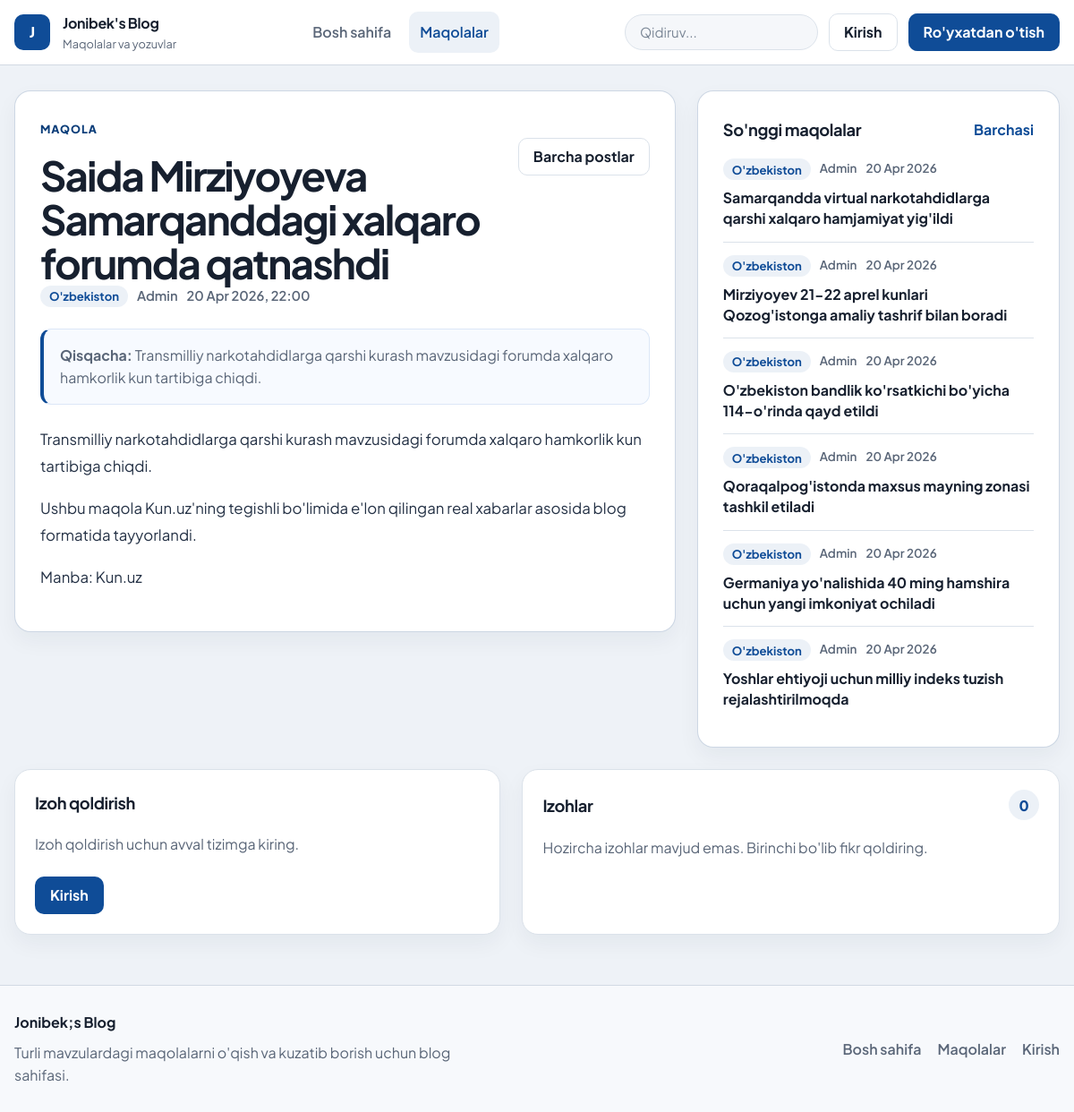
/articles/15/detail/, run on the app's committed database.
### articles/models.py (models this page shows, shortened)
class Article(models.Model):
    CATEGORY_CHOICES = (
        ("uzbekiston", "O'zbekiston"),
        ("jahon", "Jahon"),
        ("iqtisodiyot", "Iqtisodiyot"),
        ("sport", "Sport"),
        ("texnologiya", "Texnologiya"),
    )
    title = models.CharField(max_length=150)
    category = models.CharField(max_length=30, choices=CATEGORY_CHOICES, default="uzbekiston")
    summary = models.CharField(max_length=150, blank=True)
    body = CKEditor5Field()
    photo = models.ImageField(upload_to='images/', blank=True)
    date = models.DateTimeField(auto_now_add=True)
    author = models.ForeignKey(get_user_model(), on_delete=models.CASCADE)

### accounts/models.py (models this page shows)
class CustomUser(AbstractUser):
    age = models.CharField(blank=True, null=True)

### articles/views.py (the view, shortened to what this page needs)
# urls.py: path("<int:pk>/detail/", ArticleDetailView.as_view(), name="detail"),
class ArticleDetailView(DetailView):
    model = Article
    template_name = "article/detail.html"
    def get_queryset(self):
        return Article.objects.select_related("author").prefetch_related("comments__author")
    def get_context_data(self, **kwargs):
        context = super().get_context_data(**kwargs)
        context["comment_form"] = kwargs.get("comment_form", CommentForm())
        context["comment_list"] = self.object.comments.select_related("author").order_by("-id")
        same_category_articles = list(
            Article.objects.select_related("author")
            .filter(category=self.object.category)
            .exclude(pk=self.object.pk)
            .order_by("-date")[:6]
        )
        context["latest_articles"] = same_category_articles
        context["category_choices"] = Article.CATEGORY_CHOICES
        return context

### articles/forms.py
class CommentForm(forms.ModelForm):
    class Meta:
        model = Comments
        fields = ("comments",)
        labels = {
            "comments": "Izoh",
        }
        widgets = {
            "comments": forms.Textarea(
                attrs={
                    "rows": 4,
                    "placeholder": "Fikringizni yozing...",
                }
            )
        }

### templates/article/detail.html (shortened to what this page needs)
{% extends 'base.html' %}
{% block content %}
<section class="detail-layout">
    <article class="detail-card">
        <div class="detail-header">
            <div>
                <span class="eyebrow">Maqola</span>
                <h1>{{ article.title }}</h1>
                <div class="post-meta">
                    <span class="category-badge">{{ article.get_category_display }}</span>
                    <span>{{ article.author|title }}</span>
                    <span>{{ article.date|date:"d M Y, H:i" }}</span>
                </div>
            </div>
            <div class="detail-actions">
                <a href="{% url 'list' %}" class="button button-secondary">Barcha postlar</a>
            </div>
        </div>
        {% if article.summary %}
            <div class="summary-banner">
                <strong>Qisqacha:</strong>
                <span>{{ article.summary }}</span>
            </div>
        {% endif %}
        <div class="rich-text">
            {{ article.body|safe }}
        </div>
    </article>
    <aside class="detail-sidebar">
        <section class="side-card">
            <div class="section-head">
                <h2>So'nggi maqolalar</h2>
                <a href="{% url 'list' %}" class="text-link">Barchasi</a>
            </div>
            <div class="story-list">
                {% for item in latest_articles %}
                    <article class="headline-item">
                        <div class="story-meta">
                            <span class="category-badge">{{ item.get_category_display }}</span>
                            <span>{{ item.author|title }}</span>
                            <span>{{ item.date|date:"d M Y" }}</span>
                        </div>
                        <h3><a href="{% url 'detail' item.pk %}">{{ item.title }}</a></h3>
                    </article>
                {% empty %}
                    <div class="empty-inline">
                        <p>Yana maqolalar shu yerda chiqadi.</p>
                    </div>
                {% endfor %}
            </div>
        </section>
    </aside>
</section>
<section class="comment-shell">
    <div class="comment-form-card">
        <div class="section-head">
            <h2>Izoh qoldirish</h2>
        </div>
        {% if user.is_authenticated %}
            <form method="post" class="comment-form" novalidate>
                {% csrf_token %}
                {% for hidden in comment_form.hidden_fields %}
                    {{ hidden }}
                {% endfor %}
                <div class="form-field{% if comment_form.comments.errors %} has-error{% endif %}">
                    <label for="{{ comment_form.comments.id_for_label }}">Izoh</label>
                    {{ comment_form.comments }}
                    {% for error in comment_form.comments.errors %}
                        <p class="field-error">{{ error }}</p>
                    {% endfor %}
                </div>
                <div class="form-actions">
                    <button class="button button-primary" type="submit">Izoh yuborish</button>
                </div>
            </form>
        {% else %}
            <p class="comment-login-copy">Izoh qoldirish uchun avval tizimga kiring.</p>
            <div class="form-actions">
                <a href="{% url 'login' %}?next={{ request.path }}" class="button button-primary">Kirish</a>
            </div>
        {% endif %}
    </div>
    <div class="comment-list-card">
        <div class="section-head">
            <h2>Izohlar</h2>
            <span class="comment-count">{{ comment_list|length }}</span>
        </div>
        {% if comment_list %}
            <div class="comment-list">
                {% for comment in comment_list %}
                    <article class="comment-card">
                        <div class="comment-card-header">
                            <strong>{{ comment.author|title }}</strong>
                        </div>
                        <p>{{ comment.comments }}</p>
                    </article>
                {% endfor %}
            </div>
        {% else %}
            <div class="empty-inline">
                <p>Hozircha izohlar mavjud emas. Birinchi bo'lib fikr qoldiring.</p>
            </div>
        {% endif %}
    </div>
</section>
{% endblock content %}

### data on the page
Article: title "Saida Mirziyoyeva Samarqanddagi xalqaro forumda qatnashdi", category "O'zbekiston", author "Admin", date "20 Apr 2026, 22:00", summary "Transmilliy narkotahdidlarga qarshi kurash mavzusidagi forumda xalqaro hamkorlik kun tartibiga chiqdi.", body "Transmilliy narkotahdidlarga qarshi kurash mavzusidagi forumda xalqaro hamkorlik kun tartibiga chiqdi. Ushbu maqola Kun.uz'ning tegishli bo'limida e'lon qilingan real xabarlar asosida blog formatida tayyorlandi. Manba: Kun.uz"
Article: category "O'zbekiston", author "Admin", date "20 Apr 2026", title "Samarqandda virtual narkotahdidlarga qarshi xalqaro hamjamiyat yig'ildi"
Article: category "O'zbekiston", author "Admin", date "20 Apr 2026", title "Mirziyoyev 21-22 aprel kunlari Qozog'istonga amaliy tashrif bilan boradi"
Article: category "O'zbekiston", author "Admin", date "20 Apr 2026", title "O'zbekiston bandlik ko'rsatkichi bo'yicha 114-o'rinda qayd etildi"
Article: category "O'zbekiston", author "Admin", date "20 Apr 2026", title "Qoraqalpog'istonda maxsus mayning zonasi tashkil etiladi"
Article: category "O'zbekiston", author "Admin", date "20 Apr 2026", title "Germaniya yo'nalishida 40 ming hamshira uchun yangi imkoniyat ochiladi"
Article: category "O'zbekiston", author "Admin", date "20 Apr 2026", title "Yoshlar ehtiyoji uchun milliy indeks tuzish rejalashtirilmoqda"

### other printed values
{{ comment_list|length }} "0"
